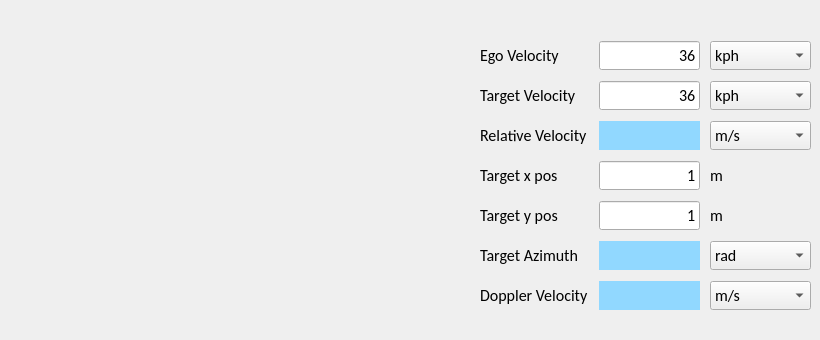
      <widget class="QWidget" name="tab_32">
       <attribute name="title">
        <string>Doppler Detection Sim</string>
       </attribute>
       <widget class="QLabel" name="label_169">
        <property name="geometry">
         <rect>
          <x>270</x>
          <y>20</y>
          <width>181</width>
          <height>311</height>
         </rect>
        </property>
        <property name="text">
         <string/>
        </property>
        <property name="pixmap">
         <pixmap>image/Doppler section sim.png</pixmap>
        </property>
        <property name="scaledContents">
         <bool>true</bool>
        </property>
       </widget>
       <widget class="QWidget" name="gridLayoutWidget_34">
        <property name="geometry">
         <rect>
          <x>480</x>
          <y>40</y>
          <width>331</width>
          <height>272</height>
         </rect>
        </property>
        <layout class="QGridLayout" name="gridLayout_34" columnstretch="1,1,1">
         <property name="spacing">
          <number>10</number>
         </property>
         <item row="1" column="0">
          <widget class="QLabel" name="label_179">
           <property name="font">
            <font>
             <family>Calibri</family>
             <pointsize>12</pointsize>
             <bold>false</bold>
            </font>
           </property>
           <property name="text">
            <string>Target Velocity</string>
           </property>
          </widget>
         </item>
         <item row="4" column="0">
          <widget class="QLabel" name="label_181">
           <property name="font">
            <font>
             <family>Calibri</family>
             <pointsize>12</pointsize>
             <bold>false</bold>
            </font>
           </property>
           <property name="text">
            <string>Target y pos</string>
           </property>
          </widget>
         </item>
         <item row="2" column="1">
          <widget class="QLabel" name="output_dds_vr">
           <property name="font">
            <font>
             <family>Calibri</family>
             <pointsize>12</pointsize>
             <bold>false</bold>
            </font>
           </property>
           <property name="styleSheet">
            <string notr="true">QLabel{background-color: rgb(145, 216, 255)}</string>
           </property>
           <property name="text">
            <string/>
           </property>
           <property name="alignment">
            <set>Qt::AlignRight|Qt::AlignTrailing|Qt::AlignVCenter</set>
           </property>
          </widget>
         </item>
         <item row="2" column="0">
          <widget class="QLabel" name="label_172">
           <property name="font">
            <font>
             <family>Calibri</family>
             <pointsize>12</pointsize>
             <bold>false</bold>
            </font>
           </property>
           <property name="text">
            <string>Relative Velocity</string>
           </property>
          </widget>
         </item>
         <item row="0" column="0">
          <widget class="QLabel" name="label_177">
           <property name="font">
            <font>
             <family>Calibri</family>
             <pointsize>12</pointsize>
             <bold>false</bold>
            </font>
           </property>
           <property name="text">
            <string>Ego Velocity</string>
           </property>
          </widget>
         </item>
         <item row="3" column="0">
          <widget class="QLabel" name="label_180">
           <property name="font">
            <font>
             <family>Calibri</family>
             <pointsize>12</pointsize>
             <bold>false</bold>
            </font>
           </property>
           <property name="text">
            <string>Target x pos</string>
           </property>
          </widget>
         </item>
         <item row="1" column="2">
          <widget class="QComboBox" name="comboBox_dds_v2">
           <property name="font">
            <font>
             <family>Calibri</family>
             <pointsize>12</pointsize>
             <bold>false</bold>
            </font>
           </property>
           <item>
            <property name="text">
             <string>kph</string>
            </property>
           </item>
           <item>
            <property name="text">
             <string>m/s</string>
            </property>
           </item>
          </widget>
         </item>
         <item row="0" column="1">
          <widget class="QLineEdit" name="input_dds_v1">
           <property name="font">
            <font>
             <family>Calibri</family>
             <pointsize>12</pointsize>
             <bold>false</bold>
            </font>
           </property>
           <property name="text">
            <string>36</string>
           </property>
           <property name="alignment">
            <set>Qt::AlignRight|Qt::AlignTrailing|Qt::AlignVCenter</set>
           </property>
           <property name="dragEnabled">
            <bool>true</bool>
           </property>
           <property name="placeholderText">
            <string>Input</string>
           </property>
          </widget>
         </item>
         <item row="5" column="0">
          <widget class="QLabel" name="label_182">
           <property name="font">
            <font>
             <family>Calibri</family>
             <pointsize>12</pointsize>
             <bold>false</bold>
            </font>
           </property>
           <property name="text">
            <string>Target Azimuth</string>
           </property>
          </widget>
         </item>
         <item row="1" column="1">
          <widget class="QLineEdit" name="input_dds_v2">
           <property name="font">
            <font>
             <family>Calibri</family>
             <pointsize>12</pointsize>
             <bold>false</bold>
            </font>
           </property>
           <property name="text">
            <string>36</string>
           </property>
           <property name="alignment">
            <set>Qt::AlignRight|Qt::AlignTrailing|Qt::AlignVCenter</set>
           </property>
           <property name="dragEnabled">
            <bool>true</bool>
           </property>
           <property name="placeholderText">
            <string>Input</string>
           </property>
          </widget>
         </item>
         <item row="6" column="0">
          <widget class="QLabel" name="label_183">
           <property name="font">
            <font>
             <family>Calibri</family>
             <pointsize>12</pointsize>
             <bold>false</bold>
            </font>
           </property>
           <property name="text">
            <string>Doppler Velocity</string>
           </property>
          </widget>
         </item>
         <item row="3" column="1">
          <widget class="QLineEdit" name="input_dds_x">
           <property name="font">
            <font>
             <family>Calibri</family>
             <pointsize>12</pointsize>
             <bold>false</bold>
            </font>
           </property>
           <property name="text">
            <string>1</string>
           </property>
           <property name="alignment">
            <set>Qt::AlignRight|Qt::AlignTrailing|Qt::AlignVCenter</set>
           </property>
           <property name="dragEnabled">
            <bool>true</bool>
           </property>
           <property name="placeholderText">
            <string>Input</string>
           </property>
          </widget>
         </item>
         <item row="4" column="1">
          <widget class="QLineEdit" name="input_dds_y">
           <property name="font">
            <font>
             <family>Calibri</family>
             <pointsize>12</pointsize>
             <bold>false</bold>
            </font>
           </property>
           <property name="text">
            <string>1</string>
           </property>
           <property name="alignment">
            <set>Qt::AlignRight|Qt::AlignTrailing|Qt::AlignVCenter</set>
           </property>
           <property name="dragEnabled">
            <bool>true</bool>
           </property>
           <property name="placeholderText">
            <string>Input</string>
           </property>
          </widget>
         </item>
         <item row="3" column="2">
          <widget class="QLabel" name="label_178">
           <property name="font">
            <font>
             <family>Calibri</family>
             <pointsize>12</pointsize>
             <bold>false</bold>
            </font>
           </property>
           <property name="text">
            <string>m</string>
           </property>
          </widget>
         </item>
         <item row="4" column="2">
          <widget class="QLabel" name="label_184">
           <property name="font">
            <font>
             <family>Calibri</family>
             <pointsize>12</pointsize>
             <bold>false</bold>
            </font>
           </property>
           <property name="text">
            <string>m</string>
           </property>
          </widget>
         </item>
         <item row="0" column="2">
          <widget class="QComboBox" name="comboBox_dds_v1">
           <property name="font">
            <font>
             <family>Calibri</family>
             <pointsize>12</pointsize>
             <bold>false</bold>
            </font>
           </property>
           <item>
            <property name="text">
             <string>kph</string>
            </property>
           </item>
           <item>
            <property name="text">
             <string>m/s</string>
            </property>
           </item>
          </widget>
         </item>
         <item row="2" column="2">
          <widget class="QComboBox" name="comboBox_dds_vr">
           <property name="font">
            <font>
             <family>Calibri</family>
             <pointsize>12</pointsize>
             <bold>false</bold>
            </font>
           </property>
           <item>
            <property name="text">
             <string>m/s</string>
            </property>
           </item>
           <item>
            <property name="text">
             <string>kph</string>
            </property>
           </item>
          </widget>
         </item>
         <item row="5" column="1">
          <widget class="QLabel" name="output_dds_azimuth">
           <property name="font">
            <font>
             <family>Calibri</family>
             <pointsize>12</pointsize>
             <bold>false</bold>
            </font>
           </property>
           <property name="styleSheet">
            <string notr="true">QLabel{background-color: rgb(145, 216, 255)}</string>
           </property>
           <property name="text">
            <string/>
           </property>
           <property name="alignment">
            <set>Qt::AlignRight|Qt::AlignTrailing|Qt::AlignVCenter</set>
           </property>
          </widget>
         </item>
         <item row="5" column="2">
          <widget class="QComboBox" name="comboBox_dds_azimuth">
           <property name="font">
            <font>
             <family>Calibri</family>
             <pointsize>12</pointsize>
             <bold>false</bold>
            </font>
           </property>
           <item>
            <property name="text">
             <string>rad</string>
            </property>
           </item>
           <item>
            <property name="text">
             <string>deg</string>
            </property>
           </item>
          </widget>
         </item>
         <item row="6" column="1">
          <widget class="QLabel" name="output_dds_vdopp">
           <property name="font">
            <font>
             <family>Calibri</family>
             <pointsize>12</pointsize>
             <bold>false</bold>
            </font>
           </property>
           <property name="styleSheet">
            <string notr="true">QLabel{background-color: rgb(145, 216, 255)}</string>
           </property>
           <property name="text">
            <string/>
           </property>
           <property name="alignment">
            <set>Qt::AlignRight|Qt::AlignTrailing|Qt::AlignVCenter</set>
           </property>
          </widget>
         </item>
         <item row="6" column="2">
          <widget class="QComboBox" name="comboBox_dds_vdopp">
           <property name="font">
            <font>
             <family>Calibri</family>
             <pointsize>12</pointsize>
             <bold>false</bold>
            </font>
           </property>
           <item>
            <property name="text">
             <string>m/s</string>
            </property>
           </item>
           <item>
            <property name="text">
             <string>kph</string>
            </property>
           </item>
          </widget>
         </item>
        </layout>
       </widget>
      </widget>
